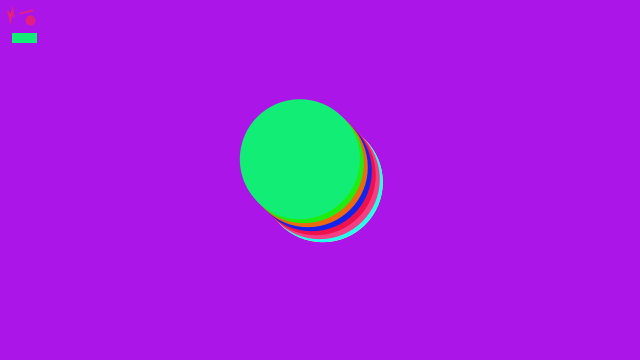
Frame 1 (no input)
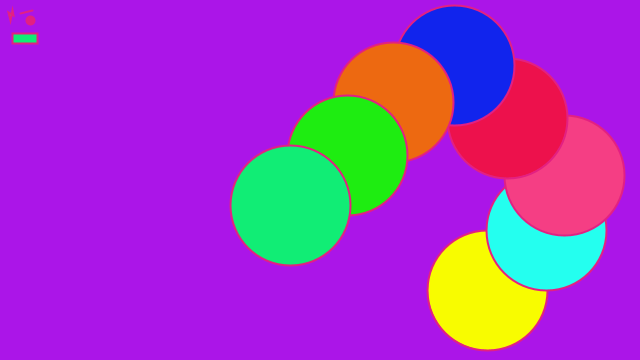
Frame 60 (the mouse pressed at the canvas centre just before this capture)
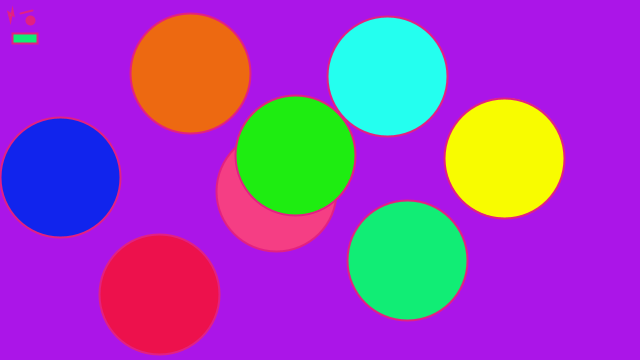
Frame 120 (the mouse held since frame 60 and released just before this capture)

The Processing sketch that drew these frames (run headless with seeded random() and noise(); from frame 60 on, the mouse is pressed at the canvas centre):

// Processing sketch: processing_123776
// ── processing_123776.pde

int rad = 60;        // Width of the shape
// circle 1
float xpos, ypos;     // Starting position of shape
float xspeed = 2.8;  // Speed of the shape
float yspeed = 2.2;  // Speed of the shape
int xdirection = 1;  // Left or Right
int ydirection = 1;  // Top to Bottom
// circle 2
float xpos1, ypos1;    // Starting position of shape    
float xspeed1 = 3.8;  // Speed of the shape
float yspeed1 = 3.2;  // Speed of the shap
int xdirection1 = 1;  // Left or Right
int ydirection1 = 1;  // Top to Bottom
//circle3
float xpos2, ypos2;    // Starting position of shape    
float xspeed2 = 4.8;  // Speed of the shape
float yspeed2 = 4.2;  // Speed of the shap
int xdirection2 = 1;  // Left or Right
int ydirection2 = 1;  // Top to Bottom
//circle4
float xpos3, ypos3;    // Starting position of shape    
float xspeed3 = 5.8;  // Speed of the shape
float yspeed3 = 5.2;  // Speed of the shap
int xdirection3 = 1;  // Left or Right
int ydirection3 = 1;  // Top to Bottom
// circle5
float xpos4, ypos4;     // Starting position of shape
float xspeed4 = 6.8;  // Speed of the shape
float yspeed4 = 6.2;  // Speed of the shape
int xdirection4 = 1;  // Left or Right
int ydirection4 = 1;  // Top to Bottom
// circle5
float xpos5, ypos5;     // Starting position of shape
float xspeed5 = 7.8;  // Speed of the shape
float yspeed5 = 7.2;  // Speed of the shape
int xdirection5 = 1;  // Left or Right
int ydirection5 = 1;  // Top to Bottom
// circle5
float xpos6, ypos6;     // Starting position of shape
float xspeed6 = 8.8;  // Speed of the shape
float yspeed6 = 8.2;  // Speed of the shape
int xdirection6 = 1;  // Left or Right
int ydirection6 = 1;  // Top to Bottom
// circle 6
float xpos7, ypos7;     // Starting position of shape
float xspeed7 = 9.8;  // Speed of the shape
float yspeed7 = 9.2;  // Speed of the shape
int xdirection7 = 1;  // Left or Right
int ydirection7 = 1;  // Top to Bottom

void setup() 
{
  size(640, 360);
  noStroke();
  frameRate(30);
  ellipseMode(RADIUS);
  // Set the starting position of the shape
  xpos = width/2;
  ypos = height/2;
  
  xpos1 = (width/2)-1;
  ypos1 = (height/2)-1;
  
  xpos2 = (width/2)-5;
  ypos2 = (height/2)-5;
  
  xpos3 = (width/2)-10;
  ypos3 = (height/2)-10;
  
  xpos4 = (width/2)-15;
  ypos4 = (height/2)-15;
  
  xpos5 = (width/2)-20;
  ypos5 = (height/2)-20;
  
  xpos6 = (width/2)-25;
  ypos6 = (height/2)-25;
  
  xpos7 = (width/2)-30;
  ypos7 = (height/2)-30;
  
  
  
}

void draw() 
{
  background(#AB15E8);
  
  // Update the position of the shape
  xpos = xpos + ( xspeed * xdirection );
  ypos = ypos + ( yspeed * ydirection );
  
  xpos1 = xpos1 + ( xspeed1 * xdirection1 );
  ypos1 = ypos1 + ( yspeed1 * ydirection1 );
  
  xpos2 = xpos2 + ( xspeed2 * xdirection2 );
  ypos2 = ypos2 + ( yspeed2 * ydirection2 );
  
  xpos3 = xpos3 + ( xspeed3 * xdirection3 );
  ypos3 = ypos3 + ( yspeed3 * ydirection3 );
  
  xpos4 = xpos4 + ( xspeed4 * xdirection4 );
  ypos4 = ypos4 + ( yspeed4 * ydirection4 );
  
  xpos5 = xpos5 + ( xspeed5 * xdirection5 );
  ypos5 = ypos5 + ( yspeed5 * ydirection5 );
  
  xpos6 = xpos6 + ( xspeed6 * xdirection6 );
  ypos6 = ypos6 + ( yspeed6 * ydirection6 );
  
  xpos7 = xpos7 + ( xspeed7 * xdirection7 );
  ypos7 = ypos7 + ( yspeed7 * ydirection7 );
  // Test to see if the shape exceeds the boundaries of the screen
  // If it does, reverse its direction by multiplying by -1
  if (xpos > width-rad || xpos < rad) {
    xdirection *= -1;
  }
  if (ypos > height-rad || ypos < rad) {
    ydirection *= -1;
  }
  
  if (xpos1 > width-rad || xpos1 < rad) {
    xdirection1 *= -1;
  }
  if (ypos1 > height-rad || ypos1 < rad) {
    ydirection1 *= -1;
  }
  if (xpos2 > width-rad || xpos2 < rad) {
    xdirection2 *= -1;
  }
  if (ypos2 > height-rad || ypos2 < rad) {
    ydirection2 *= -1;
  }
    if (xpos3 > width-rad || xpos3 < rad) {
    xdirection3 *= -1;
  }
  if (ypos3 > height-rad || ypos3 < rad) {
    ydirection3 *= -1;
  }
  if (xpos4 > width-rad || xpos4 < rad) {
    xdirection4 *= -1;
  }
  if (ypos4 > height-rad || ypos4 < rad) {
    ydirection4 *= -1;
  }
  if (xpos5 > width-rad || xpos5 < rad) {
    xdirection5 *= -1;
  }
  if (ypos5 > height-rad || ypos5 < rad) {
    ydirection5 *= -1;
  }
  if (xpos6 > width-rad || xpos6 < rad) {
    xdirection6 *= -1;
  }
  if (ypos6 > height-rad || ypos6 < rad) {
    ydirection6 *= -1;
  }
  if (xpos7 > width-rad || xpos7 < rad) {
    xdirection7 *= -1;
  }
  if (ypos7 > height-rad || ypos7 < rad) {
    ydirection7 *= -1;
  }
  // Draw the shape
  fill (#F8FC00);
  ellipse(xpos, ypos, rad, rad);
  
  fill (#24FFEF);
  ellipse(xpos1, ypos1, rad, rad);
  
  fill (#F53E84);
  ellipse(xpos2, ypos2, rad, rad);
  
  fill (#ED114C);
  ellipse(xpos3, ypos3, rad, rad);
  
  fill (#1124ED);
  ellipse(xpos4, ypos4, rad, rad);
  
  fill (#ED6911);
  ellipse(xpos5, ypos5, rad, rad);
  
  fill (#1EED11);
  ellipse(xpos6, ypos6, rad, rad);
  
    fill (#11ED75);
  ellipse(xpos7, ypos7, rad, rad);
  
  
  
  rect (12,33,25,10);
  
  strokeWeight (10);
  stroke (#E32082);
  point (30,20);
  
  strokeWeight (2);
  line (32,10,20,13);
  
  beginShape();
vertex(10, 20);
vertex(12, 10);
vertex(13, 15);
vertex(8, 12);
endShape(CLOSE);

}

//http://processing.org/examples/bounce.html


  
  
